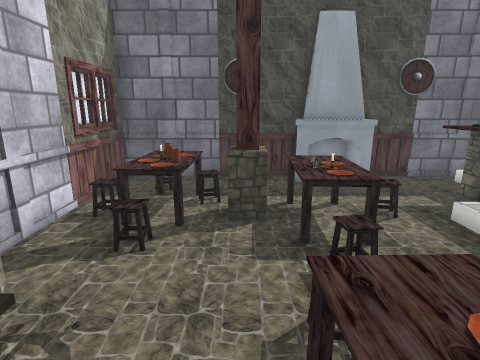
[1] (above)

16 first-person views from a walk through a scene from a Unity 3-D project. The camera is 1.4 m above the floor, tilts 14° down and sees 80° across. Doors are open. The floor is counted in squares, 0.5 m on a side. Each view is taken from the middle of a square. On the plan, view 1 faces up. The plan holds only what a view shows up to about 20 squares ahead; the rest is blank. The player character is not drawn. Some surface patterns are stand-ins.

[2]
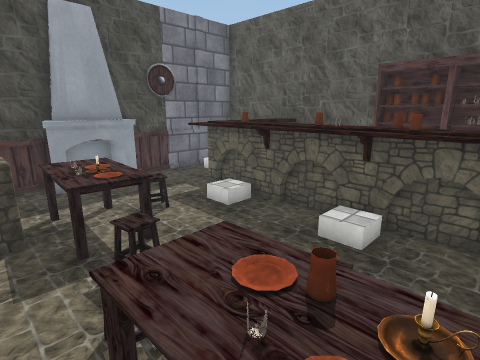

[3]
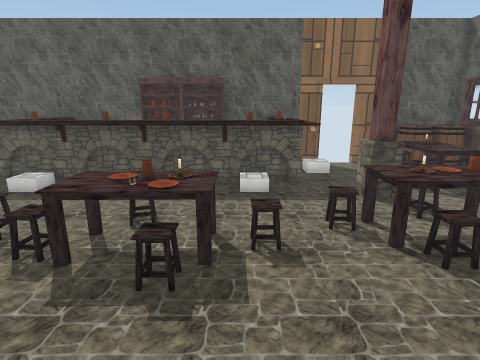

[4]
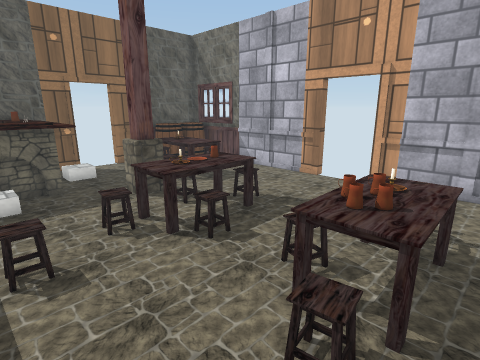

[5]
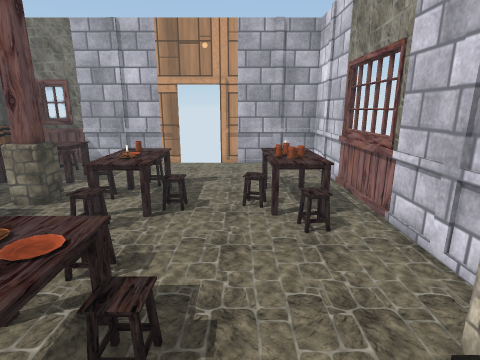

[6]
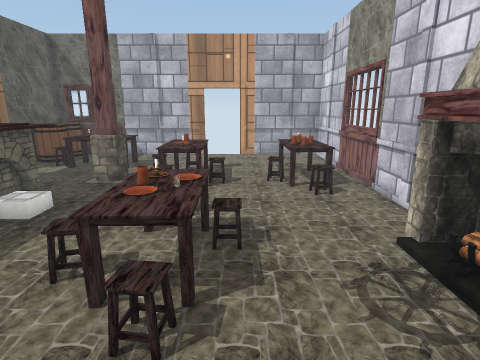

[7]
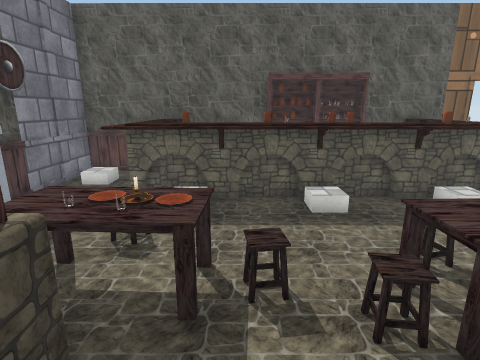

[8]
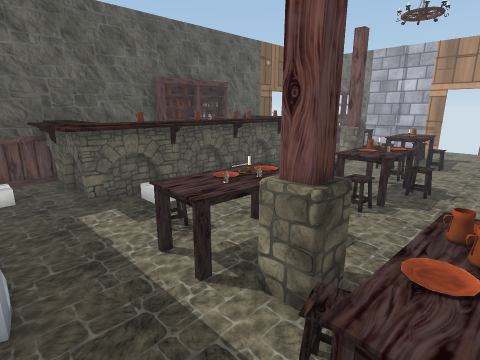

[9]
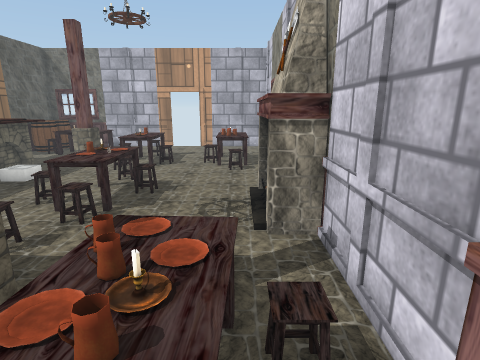

[10]
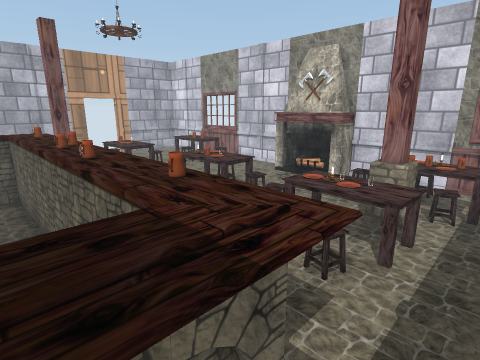

[11]
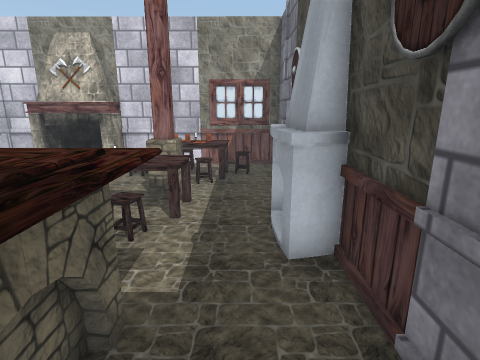

[12]
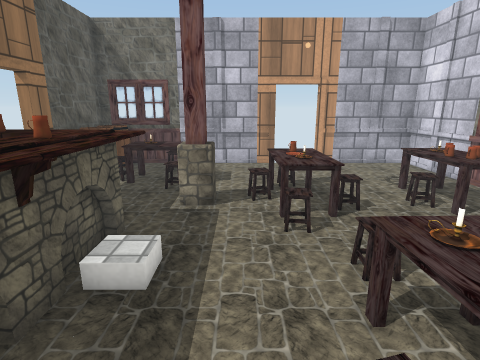

[13]
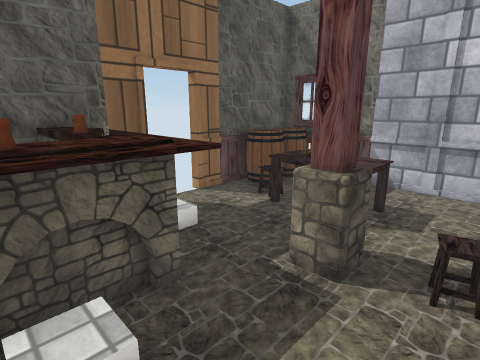

[14]
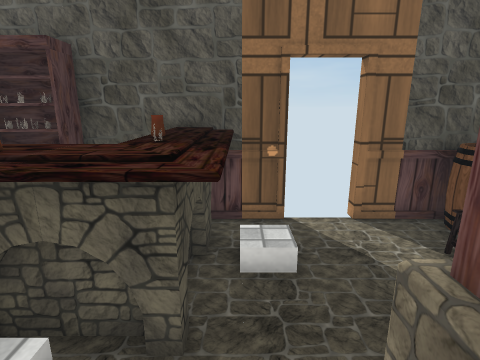

[15]
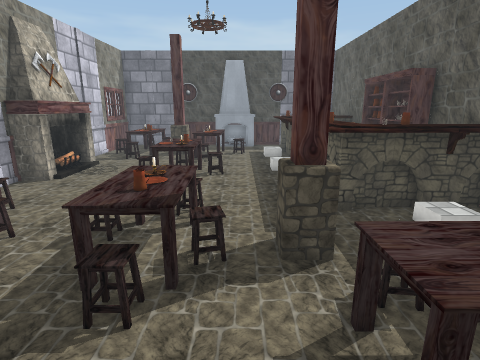

[16]
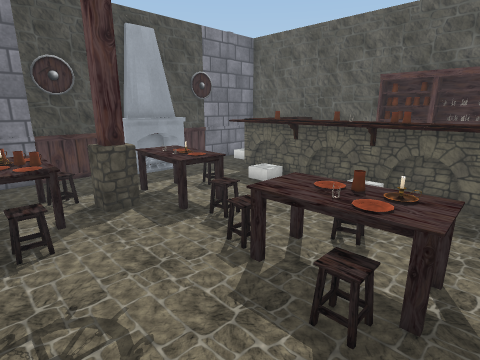

### Floor plan
Points are (right, up) in squares from view 1. A wall is a line through its corners. A room is listed if a view was taken in it or the views show most of it. See-through windows are left out.
Room 1 (views 1, 2, 3, 4, 5, 6, 7, 8, 9, 10, 11, 12, 13, 14, 15, 16)
walls: (7.5, -3.3) (6.7, -3.3) (6.7, -2.6); (7.5, -3.8) (6.2, -3.8) (6.2, -2.4); (-4.9, 0.5) (-4.9, -12) (0, -12); (6.3, 7.4) (6.3, 9) (7.7, 9); (6.8, 7.4) (6.8, 8.5) (7.7, 8.5); (11.1, 3.6) (11.1, 11.9) (-4.9, 12) (-4.9, 3.5); (11.1, -5.3) (11.1, -0.4); (2.2, -12) (11.1, -12.1) (11.1, -7)
low walls: (6.7, -2.6) (7.1, -2.6); (6.6, -2.9) (7, -2.9) (7, -2.3); (7.1, 7.4) (7.1, 7.8) (6.7, 7.8); (7.1, 8) (6.7, 8); (7.1, 8.2) (7.7, 8.2)
ways out: open door at (1, -12); open door at (11, -6)
objects: fireplace (-4, 0) to (-4, 4); table (-3, -7) to (-2, -7); other object (-3, -6) to (-2, -6); table (-3, -5) to (-2, -4); table (-3, 6) to (-1, 9); chandelier (-2, 8); column (0, 7) to (1, 8); table (1, -5) to (3, -4); table (1, 0) to (2, 2); table (1, 6); chandelier (2, 0); chandelier (2, 6) to (2, 7); table (2, 6) to (3, 8); fireplace (2, 11) to (5, 11); table (5, -9) to (6, -8); column (5, -6) to (6, -5); other object (6, -2) to (8, 0); other object (6, 1) to (8, 3); other object (6, 4) to (8, 7); other object (7, -9) to (8, -8); other object (7, -1); other object (7, 2); other object (7, 4); other object (7, 7); other object (8, -4) to (11, -2); other object (8, -3); other object (8, 8) to (11, 9); other object (9, -3); barrel (10, -11); barrel (10, -10) to (10, -9); cupboard (10, 0) to (11, 1); cupboard (10, 2) to (11, 4); other object (11, 0); other object (11, 2)

Where each view was taken, in squares from view 1:
view 1: 0 up, 0 right, facing up
view 2: 0 up, 0 right, facing up-right
view 3: 1 down, 4 left, facing right
view 4: 1 down, 4 left, facing down-right
view 5: 3 up, 1 left, facing down
view 6: 6 up, 0 right, facing down
view 7: 5 up, 2 left, facing right
view 8: 11 up, 2 left, facing down-right
view 9: 10 up, 3 left, facing down
view 10: 10 up, 9 right, facing down-left
view 11: 10 up, 10 right, facing left
view 12: 3 up, 4 right, facing down
view 13: 1 down, 3 right, facing down-right
view 14: 4 down, 4 right, facing right
view 15: 11 down, 4 right, facing up
view 16: 1 down, 3 left, facing up-right
